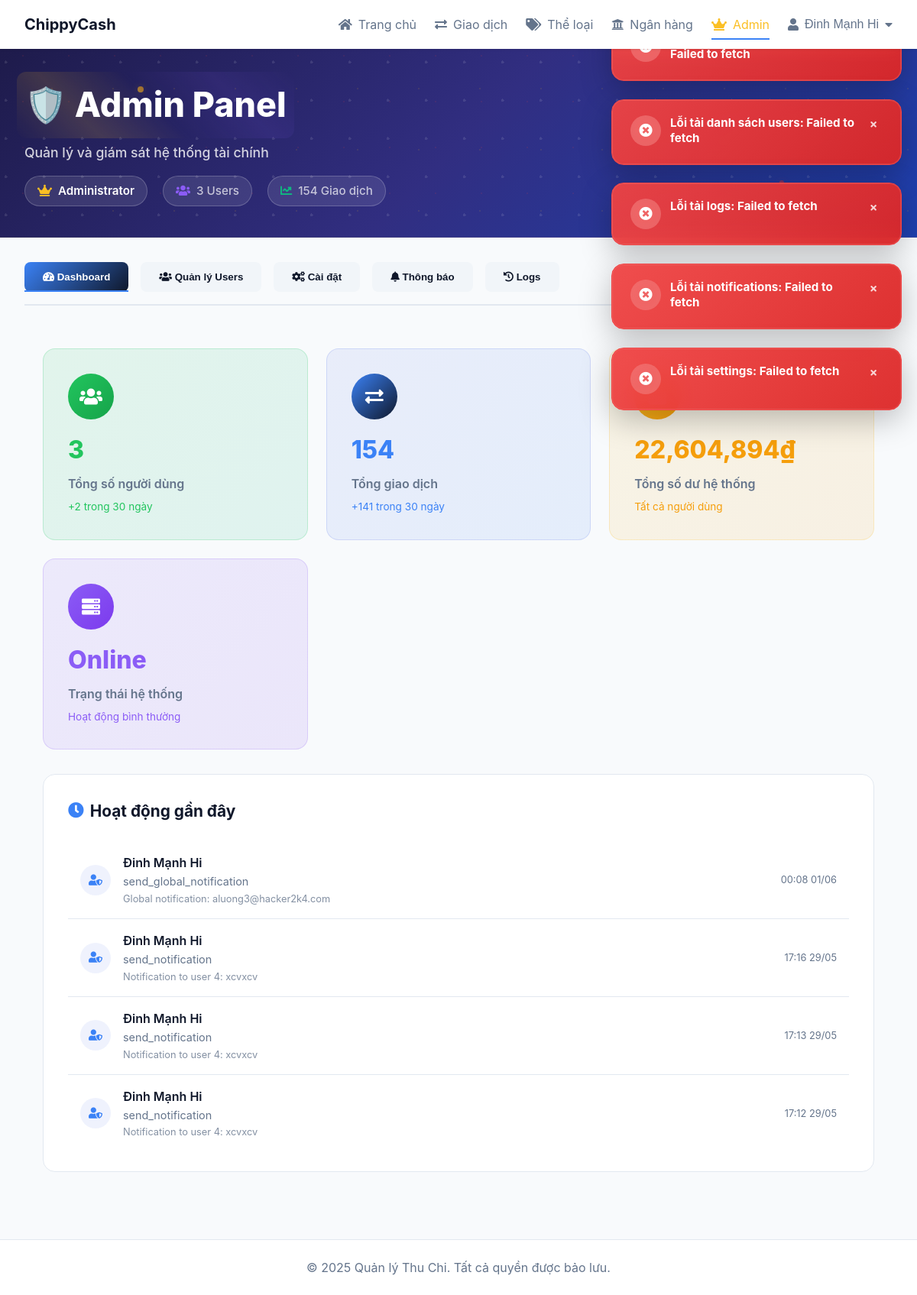
/admin.php (signed in), run on the app's committed database.
### tables this page shows
CREATE TABLE `admin_logs` (
  `id` int NOT NULL,
  `admin_id` int NOT NULL,
  `action` varchar(100) NOT NULL,
  `target_type` varchar(50) DEFAULT NULL,
  `target_id` int DEFAULT NULL,
  `details` text,
  `ip_address` varchar(45) DEFAULT NULL,
  `user_agent` text,
  `created_at` datetime DEFAULT CURRENT_TIMESTAMP
);

CREATE TABLE `users` (
  `id` int NOT NULL,
  `name` varchar(100) NOT NULL,
  `username` varchar(50) NOT NULL,
  `email` varchar(100) NOT NULL,
  `password` varchar(255) NOT NULL,
  `role` enum('user','admin') DEFAULT 'user',
  `created_at` datetime DEFAULT CURRENT_TIMESTAMP,
  `updated_at` datetime DEFAULT NULL,
  `last_login` datetime DEFAULT NULL
);

### admin.php (the view, shortened to what this page needs)
<?php
require_once 'includes/settings.php';
$stats = getSystemStats($conn);
$recentLogs = getRecentAdminLogs($conn);
function getSystemStats($conn) {
    $stats = [];
    $stmt = $conn->query("SELECT COUNT(*) as total_users FROM users");
    $stats['total_users'] = $stmt->fetch()['total_users'];
    $stmt = $conn->query("SELECT COUNT(*) as total_transactions FROM transactions");
    $stats['total_transactions'] = $stmt->fetch()['total_transactions'];
    $stmt = $conn->query("SELECT SUM(CASE WHEN type = 'income' THEN amount ELSE -amount END) as total_balance FROM transactions");
    $stats['total_balance'] = $stmt->fetch()['total_balance'] ?? 0;
    $stmt = $conn->query("SELECT COUNT(*) as new_users FROM users WHERE created_at >= DATE_SUB(NOW(), INTERVAL 30 DAY)");
    $stats['new_users'] = $stmt->fetch()['new_users'];
    $stmt = $conn->query("SELECT COUNT(*) as recent_transactions FROM transactions WHERE created_at >= DATE_SUB(NOW(), INTERVAL 30 DAY)");
    $stats['recent_transactions'] = $stmt->fetch()['recent_transactions'];
    return $stats;
}
function getRecentAdminLogs($conn) {
    $stmt = $conn->query("
        SELECT al.*, u.name as admin_name
        FROM admin_logs al
        JOIN users u ON al.admin_id = u.id
        ORDER BY al.created_at DESC
        LIMIT 20
    ");
    return $stmt->fetchAll();
}
?>
<?php include 'includes/header.php'; ?>
<div class="app-container">
    <header class="magical-dashboard-header" style="background:linear-gradient(135deg,#1e1b4b,#312e81,#1e40af);border-bottom:1px solid rgba(255,255,255,0.1);padding:2.5rem 0;position:relative;overflow:hidden;">
        <div class="header-pattern" style="position:absolute;top:0;left:0;right:0;bottom:0;opacity:0.1;background:radial-gradient(circle at 15% 35%, #ffffff 2px, transparent 2px), radial-gradient(circle at 85% 65%, #fbbf24 1.5px, transparent 1.5px), radial-gradient(circle at 50% 15%, #ef4444 1px, transparent 1px);background-size:50px 50px, 80px 80px, 60px 60px;animation:patternMegaFloat 25s ease-in-out infinite;"></div>
        <div class="floating-particles" style="position:absolute;top:0;left:0;right:0;bottom:0;pointer-events:none;">
            <div class="particle" style="position:absolute;width:8px;height:8px;background:linear-gradient(45deg,#fbbf24,#f59e0b);border-radius:50%;opacity:0.6;top:20%;left:15%;animation:floatDashboard1 12s ease-in-out infinite;box-shadow:0 0 10px rgba(251,191,36,0.3);"></div>
            <div class="particle" style="position:absolute;width:6px;height:6px;background:linear-gradient(45deg,#ef4444,#dc2626);border-radius:50%;opacity:0.5;top:70%;left:85%;animation:floatDashboard2 16s ease-in-out infinite 2s;box-shadow:0 0 8px rgba(239,68,68,0.3);"></div>
            <div class="particle" style="position:absolute;width:5px;height:5px;background:linear-gradient(45deg,#8b5cf6,#7c3aed);border-radius:50%;opacity:0.4;top:15%;left:75%;animation:floatDashboard3 14s ease-in-out infinite 1s;box-shadow:0 0 6px rgba(139,92,246,0.2);"></div>
        </div>
        <div class="header-content" style="max-width:1400px;margin:0 auto;padding:0 2rem;position:relative;z-index:3;">
            <div class="header-left" style="animation:slideInLeft 1s cubic-bezier(0.25, 0.46, 0.45, 0.94);">
                <div class="title-container" style="position:relative;margin-bottom:16px;">
                    <h1 class="magical-dashboard-title" style="font-size:2.8rem;font-weight:800;margin:0;color:#ffffff;position:relative;display:inline-block;">
                        🛡️ Admin Panel
                        <span class="mega-title-glow" style="position:absolute;top:-10px;left:-10px;right:-10px;bottom:-10px;background:linear-gradient(45deg,transparent,rgba(251,191,36,0.15),transparent,rgba(139,92,246,0.1),transparent);animation:megaTitleGlow 4s ease-in-out infinite;z-index:-1;border-radius:12px;"></span>
                    </h1>
                </div>
                <p class="magical-subtitle" style="font-size:1.1rem;color:rgba(255,255,255,0.8);margin:0 0 16px;animation:fadeInUp 1.2s ease-out 0.3s both;font-weight:500;">Quản lý và giám sát hệ thống tài chính</p>
                <div class="admin-info" style="display:flex;align-items:center;gap:20px;font-size:0.95rem;color:rgba(255,255,255,0.7);animation:fadeInUp 1.2s ease-out 0.6s both;flex-wrap:wrap;">
                    <div class="info-item-enhanced" style="display:flex;align-items:center;gap:8px;padding:8px 16px;background:rgba(255,255,255,0.1);border:1px solid rgba(255,255,255,0.2);border-radius:20px;backdrop-filter:blur(10px);">
                        <i class="fas fa-crown" style="color:#fbbf24;"></i>
                        <span style="font-weight:600;color:#ffffff;">Administrator</span>
                    </div>
                    <div class="info-item-enhanced" style="display:flex;align-items:center;gap:8px;padding:8px 16px;background:rgba(255,255,255,0.1);border:1px solid rgba(255,255,255,0.2);border-radius:20px;backdrop-filter:blur(10px);">
                        <i class="fas fa-users" style="color:#8b5cf6;"></i>
                        <span style="font-weight:500;"><?php echo $stats['total_users']; ?> Users</span>
                    </div>
                    <div class="info-item-enhanced" style="display:flex;align-items:center;gap:8px;padding:8px 16px;background:rgba(255,255,255,0.1);border:1px solid rgba(255,255,255,0.2);border-radius:20px;backdrop-filter:blur(10px);">
                        <i class="fas fa-chart-line" style="color:#10b981;"></i>
                        <span style="font-weight:500;"><?php echo number_format($stats['total_transactions']); ?> Giao dịch</span>
                    </div>
                </div>
            </div>
        </div>
    </header>
    <main class="main-content" style="padding:2rem;max-width:1400px;margin:0 auto;">
        <div class="admin-tabs" style="display:flex;gap:1rem;margin-bottom:2rem;border-bottom:2px solid var(--border-color);padding-bottom:1rem;">
            <button class="tab-button active" data-tab="dashboard" style="background:linear-gradient(135deg,var(--accent-color),var(--primary-color));color:white;border:none;border-radius:8px;padding:0.75rem 1.5rem;font-weight:600;transition:all 0.3s ease;cursor:pointer;">
                <i class="fas fa-tachometer-alt"></i> Dashboard
            </button>
            <button class="tab-button" data-tab="users" style="background:var(--hover-color);color:var(--primary-color);border:none;border-radius:8px;padding:0.75rem 1.5rem;font-weight:600;transition:all 0.3s ease;cursor:pointer;">
                <i class="fas fa-users"></i> Quản lý Users
            </button>
            <button class="tab-button" data-tab="settings" style="background:var(--hover-color);color:var(--primary-color);border:none;border-radius:8px;padding:0.75rem 1.5rem;font-weight:600;transition:all 0.3s ease;cursor:pointer;">
                <i class="fas fa-cogs"></i> Cài đặt
            </button>
            <button class="tab-button" data-tab="notifications" style="background:var(--hover-color);color:var(--primary-color);border:none;border-radius:8px;padding:0.75rem 1.5rem;font-weight:600;transition:all 0.3s ease;cursor:pointer;">
                <i class="fas fa-bell"></i> Thông báo
            </button>
            <button class="tab-button" data-tab="logs" style="background:var(--hover-color);color:var(--primary-color);border:none;border-radius:8px;padding:0.75rem 1.5rem;font-weight:600;transition:all 0.3s ease;cursor:pointer;">
                <i class="fas fa-history"></i> Logs
            </button>
        </div>
        <div id="dashboard-tab" class="tab-content active">
            <div class="stats-grid" style="display:grid;grid-template-columns:repeat(auto-fit,minmax(280px,1fr));gap:1.5rem;margin-bottom:2rem;">
                <div class="stat-card magical-card" style="background:linear-gradient(135deg,rgba(34,197,94,0.1),rgba(16,185,129,0.1));border:1px solid rgba(34,197,94,0.2);border-radius:16px;padding:2rem;position:relative;overflow:hidden;animation:cardSlideIn 0.6s ease-out;">
                    <div class="stat-icon" style="width:60px;height:60px;background:linear-gradient(135deg,var(--positive-color),#16a34a);border-radius:50%;display:flex;align-items:center;justify-content:center;margin-bottom:1rem;animation:iconFloat 3s ease-in-out infinite;">
                        <i class="fas fa-users" style="color:white;font-size:1.5rem;"></i>
                    </div>
                    <h3 style="margin:0 0 0.5rem;color:var(--positive-color);font-size:2rem;font-weight:800;"><?php echo number_format($stats['total_users']); ?></h3>
                    <p style="margin:0;color:var(--secondary-color);font-weight:600;">Tổng số người dùng</p>
                    <small style="color:var(--positive-color);font-size:0.85rem;margin-top:0.5rem;display:block;">+<?php echo $stats['new_users']; ?> trong 30 ngày</small>
                </div>
                <div class="stat-card magical-card" style="background:linear-gradient(135deg,rgba(102,126,234,0.1),rgba(59,130,246,0.1));border:1px solid rgba(102,126,234,0.2);border-radius:16px;padding:2rem;position:relative;overflow:hidden;animation:cardSlideIn 0.6s ease-out 0.1s both;">
                    <div class="stat-icon" style="width:60px;height:60px;background:linear-gradient(135deg,var(--accent-color),var(--primary-color));border-radius:50%;display:flex;align-items:center;justify-content:center;margin-bottom:1rem;animation:iconFloat 3s ease-in-out infinite 0.5s;">
                        <i class="fas fa-exchange-alt" style="color:white;font-size:1.5rem;"></i>
                    </div>
                    <h3 style="margin:0 0 0.5rem;color:var(--accent-color);font-size:2rem;font-weight:800;"><?php echo number_format($stats['total_transactions']); ?></h3>
                    <p style="margin:0;color:var(--secondary-color);font-weight:600;">Tổng giao dịch</p>
                    <small style="color:var(--accent-color);font-size:0.85rem;margin-top:0.5rem;display:block;">+<?php echo $stats['recent_transactions']; ?> trong 30 ngày</small>
                </div>
                <div class="stat-card magical-card" style="background:linear-gradient(135deg,rgba(251,191,36,0.1),rgba(245,158,11,0.1));border:1px solid rgba(251,191,36,0.2);border-radius:16px;padding:2rem;position:relative;overflow:hidden;animation:cardSlideIn 0.6s ease-out 0.2s both;">
                    <div class="stat-icon" style="width:60px;height:60px;background:linear-gradient(135deg,#fbbf24,#f59e0b);border-radius:50%;display:flex;align-items:center;justify-content:center;margin-bottom:1rem;animation:iconFloat 3s ease-in-out infinite 1s;">
                        <i class="fas fa-wallet" style="color:white;font-size:1.5rem;"></i>
                    </div>
                    <h3 style="margin:0 0 0.5rem;color:#f59e0b;font-size:2rem;font-weight:800;"><?php echo number_format($stats['total_balance']); ?>₫</h3>
                    <p style="margin:0;color:var(--secondary-color);font-weight:600;">Tổng số dư hệ thống</p>
                    <small style="color:#f59e0b;font-size:0.85rem;margin-top:0.5rem;display:block;">Tất cả người dùng</small>
                </div>
                <div class="stat-card magical-card" style="background:linear-gradient(135deg,rgba(139,92,246,0.1),rgba(124,58,237,0.1));border:1px solid rgba(139,92,246,0.2);border-radius:16px;padding:2rem;position:relative;overflow:hidden;animation:cardSlideIn 0.6s ease-out 0.3s both;">
                    <div class="stat-icon" style="width:60px;height:60px;background:linear-gradient(135deg,#8b5cf6,#7c3aed);border-radius:50%;display:flex;align-items:center;justify-content:center;margin-bottom:1rem;animation:iconFloat 3s ease-in-out infinite 1.5s;">
                        <i class="fas fa-server" style="color:white;font-size:1.5rem;"></i>
                    </div>
                    <h3 style="margin:0 0 0.5rem;color:#8b5cf6;font-size:2rem;font-weight:800;">Online</h3>
                    <p style="margin:0;color:var(--secondary-color);font-weight:600;">Trạng thái hệ thống</p>
                    <small style="color:#8b5cf6;font-size:0.85rem;margin-top:0.5rem;display:block;">Hoạt động bình thường</small>
                </div>
            </div>
            <div class="magical-card" style="background:var(--card-background);border:1px solid var(--border-color);border-radius:16px;padding:2rem;margin-bottom:2rem;animation:cardSlideIn 0.8s ease-out 0.4s both;">
                <h3 style="margin:0 0 1.5rem;color:var(--primary-color);font-size:1.3rem;font-weight:700;display:flex;align-items:center;gap:0.5rem;">
                    <i class="fas fa-clock" style="color:var(--accent-color);"></i>
                    Hoạt động gần đây
                </h3>
                <div class="activity-list" style="max-height:400px;overflow-y:auto;">
                    <?php foreach (array_slice($recentLogs, 0, 10) as $log): ?>
                        <div class="activity-item" style="display:flex;align-items:center;gap:1rem;padding:1rem;border-bottom:1px solid var(--border-color);transition:all 0.3s ease;" onmouseover="this.style.background='var(--hover-color)'" onmouseout="this.style.background='transparent'">
                            <div class="activity-icon" style="width:40px;height:40px;background:rgba(102,126,234,0.1);border-radius:50%;display:flex;align-items:center;justify-content:center;">
                                <i class="fas fa-user-shield" style="color:var(--accent-color);font-size:0.9rem;"></i>
                            </div>
                            <div class="activity-content" style="flex:1;">
                                <div style="font-weight:600;color:var(--primary-color);margin-bottom:2px;"><?php echo htmlspecialchars($log['admin_name']); ?></div>
                                <div style="font-size:0.9rem;color:var(--secondary-color);margin-bottom:2px;"><?php echo htmlspecialchars($log['action']); ?></div>
                                <?php if ($log['details']): ?>
                                    <div style="font-size:0.8rem;color:var(--secondary-color);opacity:0.8;"><?php echo htmlspecialchars($log['details']); ?></div>
                                <?php endif; ?>
                            </div>
                            <div class="activity-time" style="font-size:0.8rem;color:var(--secondary-color);">
                                <?php echo date('H:i d/m', strtotime($log['created_at'])); ?>
                            </div>
                        </div>
                    <?php endforeach; ?>
                </div>
            </div>
        </div>
    </main>
</div>
<?php include 'includes/footer.php'; ?>

### data on the page
admin_logs: admin.name "Đinh Mạnh Hi", action "send_global_notification", details "Global notification: aluong3@hacker2k4.com", created_at "00:08 01/06"
admin_logs: admin.name "Đinh Mạnh Hi", action "send_notification", details "Notification to user 4: xcvxcv", created_at "17:16 29/05"
admin_logs: admin.name "Đinh Mạnh Hi", action "send_notification", details "Notification to user 4: xcvxcv", created_at "17:13 29/05"
admin_logs: admin.name "Đinh Mạnh Hi", action "send_notification", details "Notification to user 4: xcvxcv", created_at "17:12 29/05"

### other printed values
$_SESSION['user_name'] "Đinh Mạnh Hi"
$stats['total_users'] "3"
$stats['total_transactions'] "154"
$stats['new_users'] "2"
$stats['recent_transactions'] "141"
$stats['total_balance'] "22,604,894"
